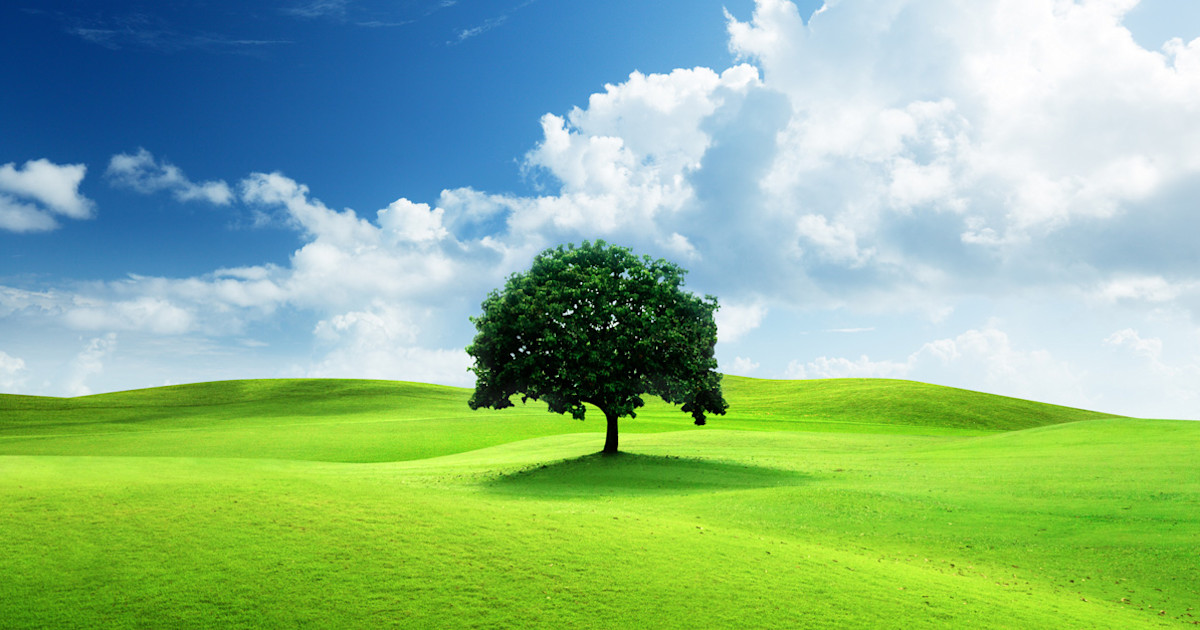
#> input picture MCA_Rungta/Computer Vision/image.jpg, 1200 x 630 px
$ python '10_Histogram Equalization.py'
#> lines starting #> are read from the running program, lines starting #| are printed output that depends on the picture
import cv2, numpy as np
import matplotlib.pyplot as plt

img = cv2.imread('image.jpg')
#> img is the input picture: shape (630, 1200, 3); mean B, G, R 139.9, 183.6, 139.8
gray = cv2.cvtColor(img, cv2.COLOR_BGR2GRAY)
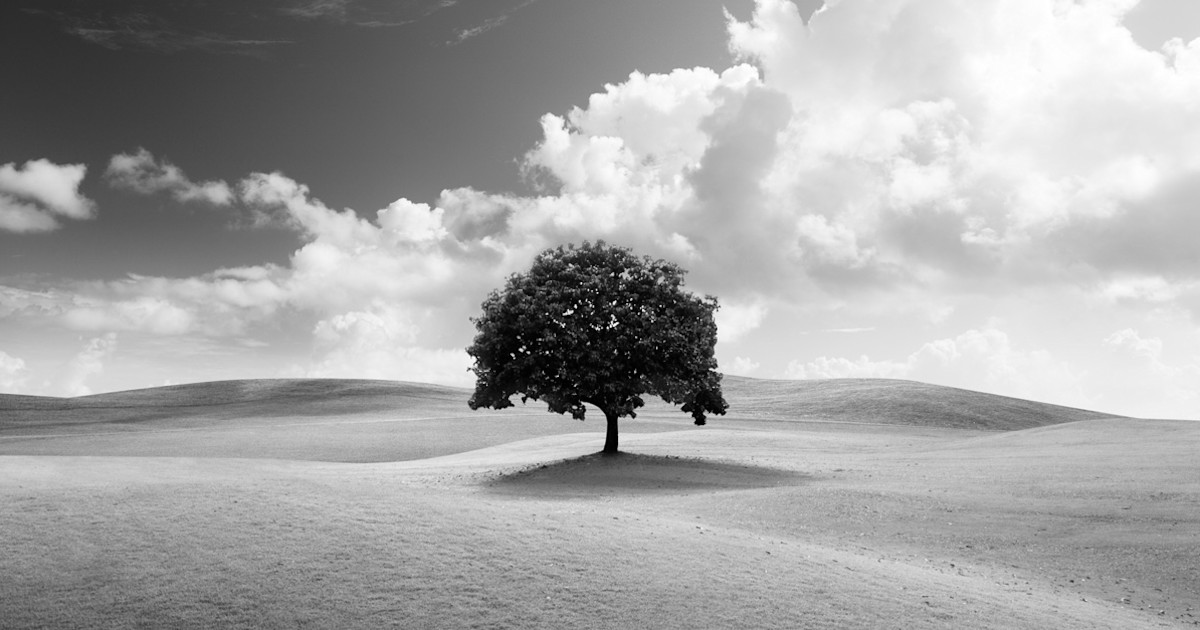
#> gray: shape (630, 1200); min 0, max 255, mean 165.5

# Histogram Equalization ---
equalized = cv2.equalizeHist(gray)
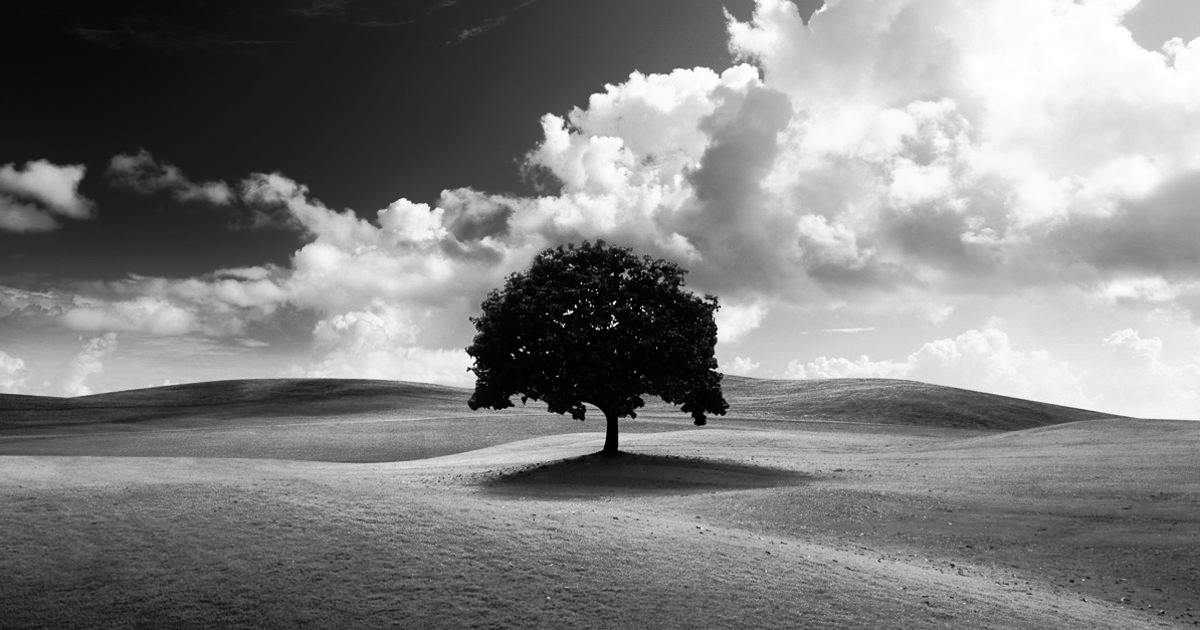
#> equalized: shape (630, 1200); min 0, max 255, mean 128.2

fig, axes = plt.subplots(1, 2, figsize=(16, 4))
for ax, title, out in zip(axes, ['Original', 'Hist. Equalized'],
                           [gray, equalized]):
    ax.imshow(out, cmap='gray')
    ax.set_title(title)
    ax.axis('off')
#> this loop made 2 passes
#> title on passes 1 to 2: 'Original', 'Hist. Equalized'
plt.tight_layout()
plt.show()
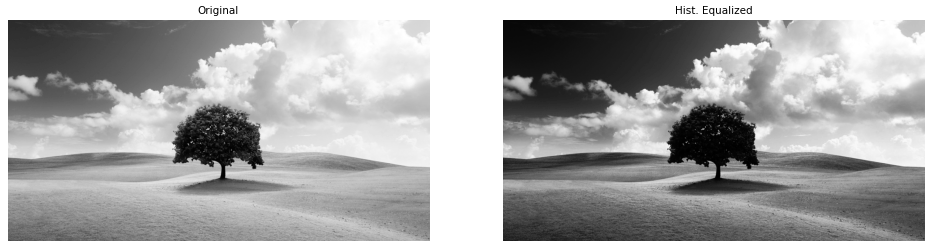
#> figure drawn by matplotlib, 2 panels

# Plot histograms before/after equalization to observe redistribution
plt.figure(figsize=(10,4))
plt.subplot(1,2,1); plt.hist(gray.ravel(), 256, [0,256]); plt.title('Original Histogram')
plt.subplot(1,2,2); plt.hist(equalized.ravel(), 256, [0,256]); plt.title('Equalized Histogram')
plt.show()
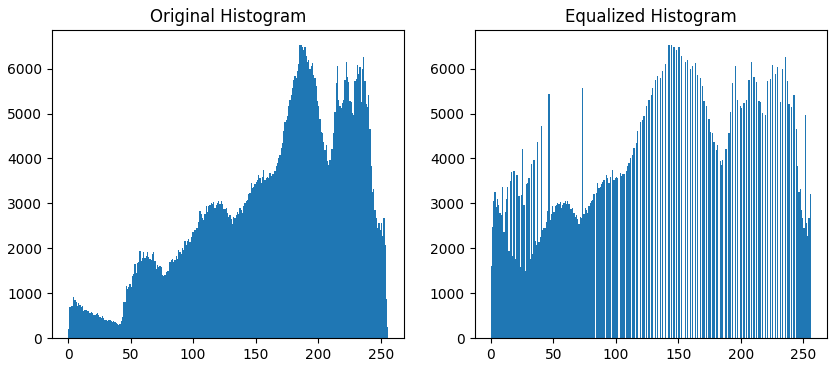
#> figure drawn by matplotlib, 2 panels; panel 1: tallest bar 6534 high, from x = 185 to 186; panel 2: tallest bar 6534 high, from x = 142 to 143

$ run again, with MCA_Rungta/Computer Vision/sample.jpg copied over MCA_Rungta/Computer Vision/image.jpg
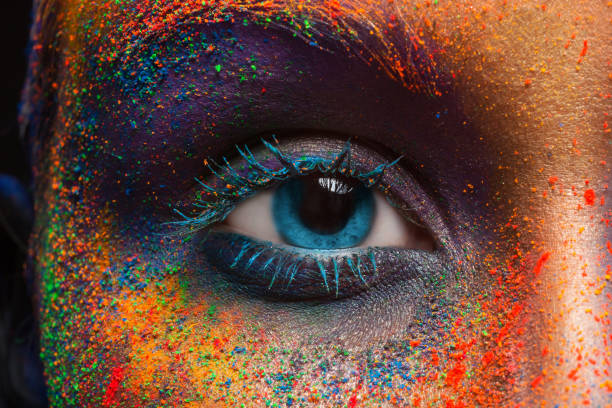
#> input picture MCA_Rungta/Computer Vision/sample.jpg, 612 x 408 px
#> img is the input picture: shape (408, 612, 3); mean B, G, R 59.2, 72.5, 105.7
#> `equalized = cv2.equalizeHist(gray)`:
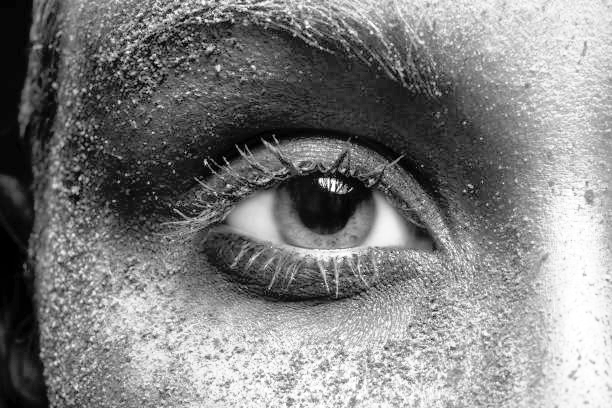
#> equalized: shape (408, 612); min 0, max 255, mean 128.3
#> the loop `for ax, title, out in zip(axes, ['Original', 'Hist. Equalized'], [gray..` made 2 passes
#> title on passes 1 to 2: 'Original', 'Hist. Equalized'
#> `plt.show()`:
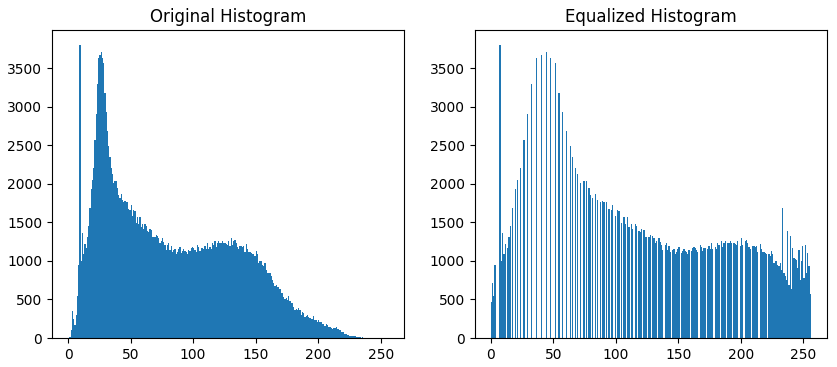
#> figure drawn by matplotlib, 2 panels; panel 1: tallest bar 3806 high, from x = 9 to 10; panel 2: tallest bar 3806 high, from x = 7 to 8
